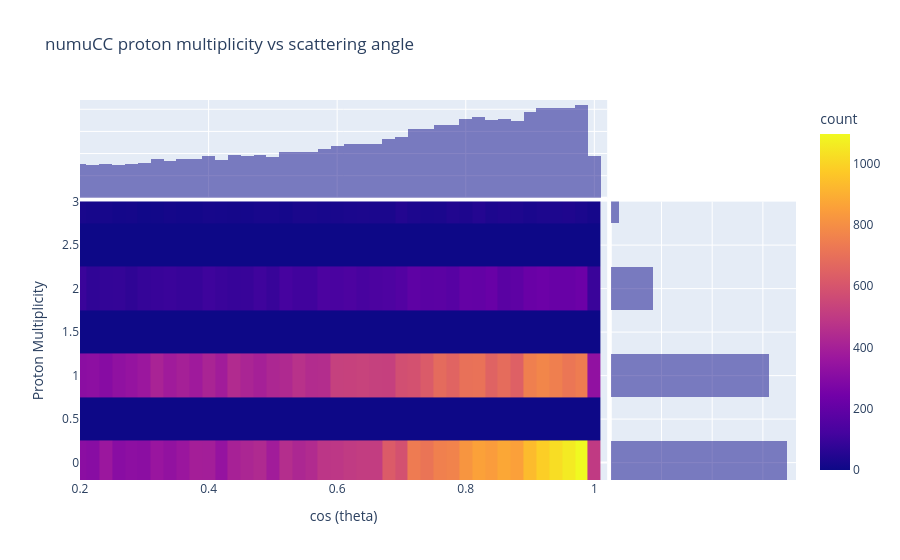

The notebook cell saved with this chart:
### Markdown cell above
For numuCC label

### Code cell
fig = px.density_heatmap(df_numucc, x="cos_theta", y="Num_Proton", text_auto=False,
                         labels={"Num_Proton": "Proton Multiplicity", "cos_theta": "cos (theta)"},
                         marginal_x="histogram", marginal_y="histogram", title="numuCC proton multiplicity vs scattering angle",
                         range_x=(0.2,1.02), range_y=(-.2,3.), nbinsx=100, nbinsy=15)
fig.show()

### Figure 1 — Plotly figure (JSON) as saved in the notebook; plotly's stock layout.template omitted (floating-point values rounded to 4 significant figures; data arrays with more than 128 entries replaced by an {"elided": "..."} marker saying what was removed)
{"data": [{"coloraxis": "coloraxis", "hovertemplate": "cos (theta)=%{x}<br>Proton Multiplicity=%{y}<br>count=%{z}<extra></extra>", "name": "", "nbinsx": 100, "nbinsy": 15, "type": "histogram2d", "x": {"elided": "76254 float values"}, "xaxis": "x", "xbingroup": "x", "y": {"elided": "76254 float values"}, "yaxis": "y", "ybingroup": "y"}, {"bingroup": "x", "hovertemplate": "cos (theta)=%{x}<br>count=%{y}<extra></extra>", "legendgroup": "", "marker": {"color": "#0d0887"}, "name": "", "opacity": 0.5, "showlegend": false, "type": "histogram", "x": {"elided": "76254 float values"}, "xaxis": "x3", "yaxis": "y3"}, {"bingroup": "y", "hovertemplate": "Proton Multiplicity=%{y}<br>count=%{x}<extra></extra>", "legendgroup": "", "marker": {"color": "#0d0887"}, "name": "", "opacity": 0.5, "showlegend": false, "type": "histogram", "xaxis": "x2", "y": {"elided": "76254 float values"}, "yaxis": "y2"}], "layout": {"barmode": "overlay", "coloraxis": {"colorbar": {"title": {"text": "count"}}, "colorscale": [[0, "#0d0887"], [0.1111, "#46039f"], [0.2222, "#7201a8"], [0.3333, "#9c179e"], [0.4444, "#bd3786"], [0.5556, "#d8576b"], [0.6667, "#ed7953"], [0.7778, "#fb9f3a"], [0.8889, "#fdca26"], [1, "#f0f921"]]}, "legend": {"tracegroupgap": 0}, "title": {"text": "numuCC proton multiplicity vs scattering angle"}, "xaxis": {"anchor": "y", "domain": [0, 0.7363], "range": [0.2, 1.02], "title": {"text": "cos (theta)"}}, "xaxis2": {"anchor": "y2", "domain": [0.7413, 1], "matches": "x2", "showgrid": true, "showline": false, "showticklabels": false, "ticks": ""}, "xaxis3": {"anchor": "y3", "domain": [0, 0.7363], "matches": "x", "showgrid": true, "showticklabels": false}, "xaxis4": {"anchor": "y4", "domain": [0.7413, 1], "matches": "x2", "showgrid": true, "showline": false, "showticklabels": false, "ticks": ""}, "yaxis": {"anchor": "x", "domain": [0, 0.7326], "range": [-0.2, 3], "title": {"text": "Proton Multiplicity"}}, "yaxis2": {"anchor": "x2", "domain": [0, 0.7326], "matches": "y", "showgrid": true, "showticklabels": false}, "yaxis3": {"anchor": "x3", "domain": [0.7426, 1], "matches": "y3", "showgrid": true, "showline": false, "showticklabels": false, "ticks": ""}, "yaxis4": {"anchor": "x4", "domain": [0.7426, 1], "matches": "y3", "showgrid": true, "showline": false, "showticklabels": false, "ticks": ""}}}
